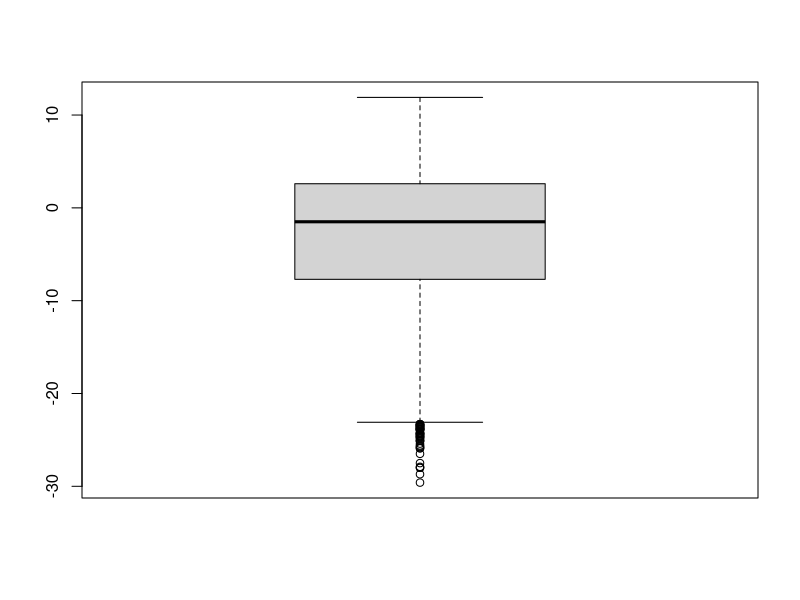
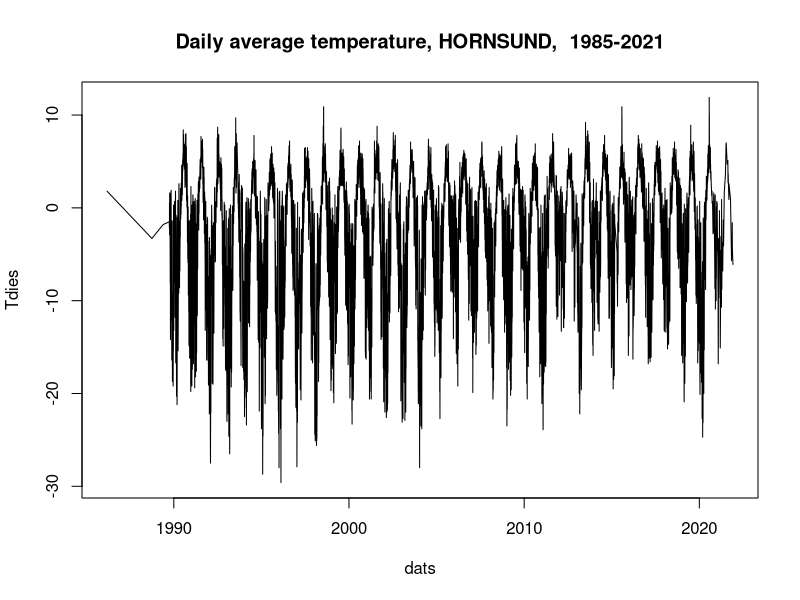
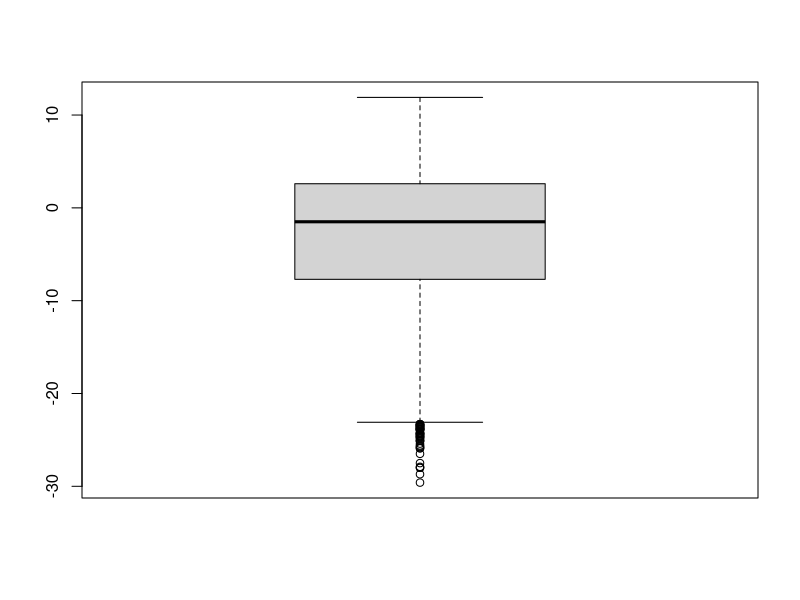
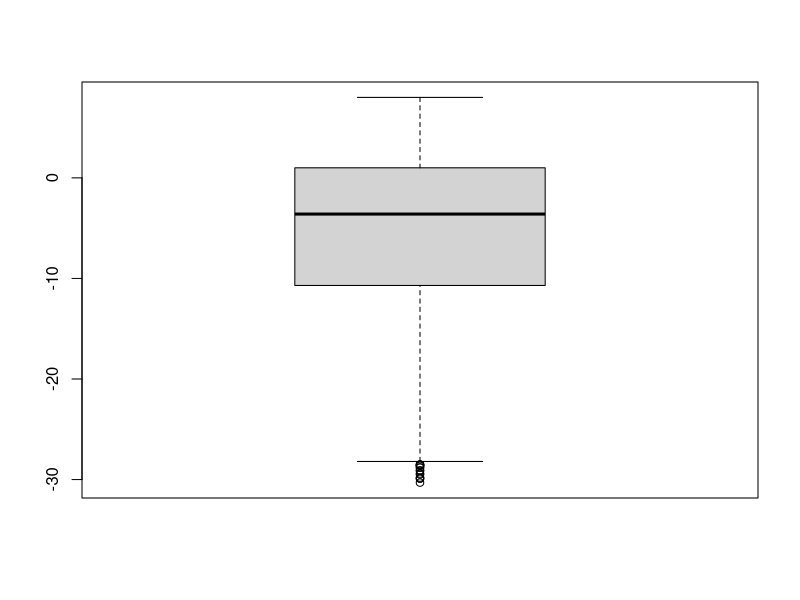
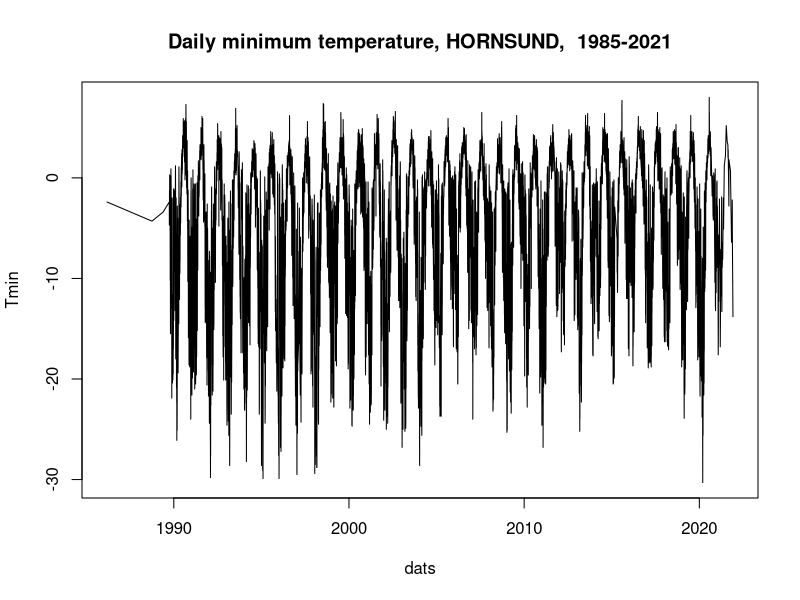
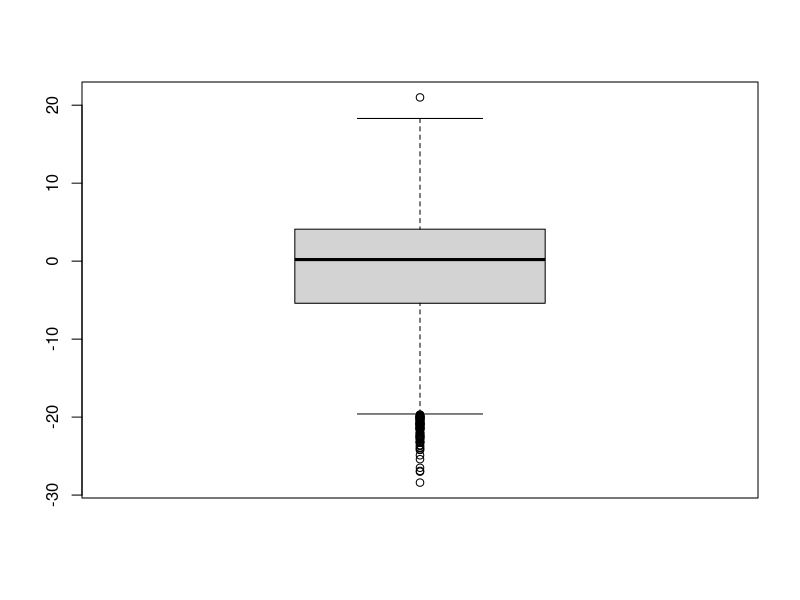
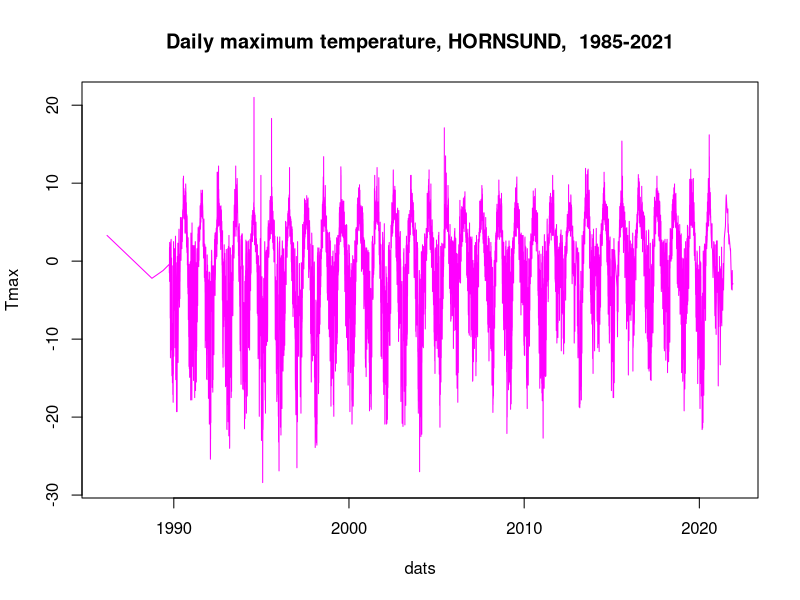
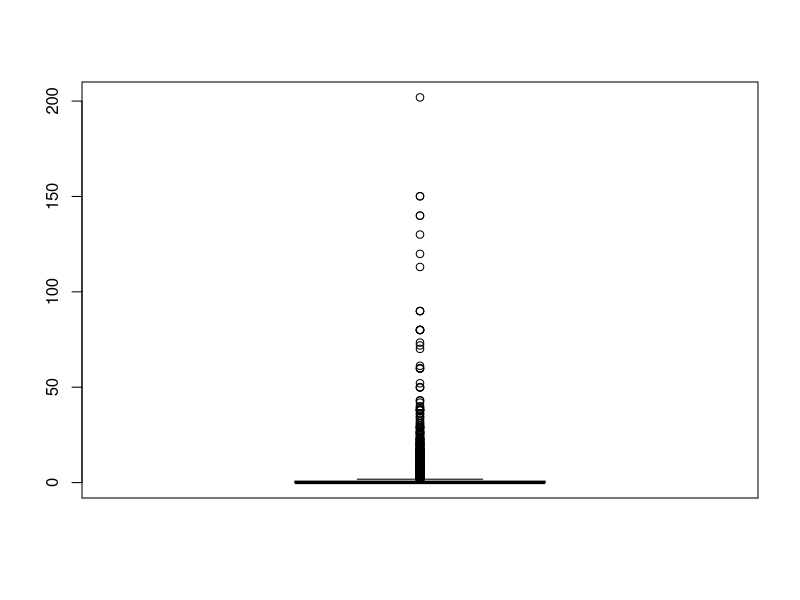

The R script that drew these images, in order:
## ---- chunk 1
# Setting Environments and Reading the data
setwd("C:/dir")
gsod<-read.table("010030-99999-1985-2021.txt",header=TRUE)
## ---- chunk 2
#Declaring Variables/Paramters
Tdies <- gsod$TT    # gsod$TT
Tmax  <- gsod$TMAX  # gsod$TX
Tmin  <- gsod$TMIN  # gsod$TN
Prec  <- gsod$PR    # gsod$PRCP
DAT<-gsod$DAT
dats<-as.Date(DAT)
yyyy<-as.numeric(substring(dats,1,4))
mm<-as.numeric(substring(dats,6,7))
dd<-as.numeric(substring(dats,9,10))
## ---- chunk 3
# Finding the start year and number of years in the data
ystart<-yyyy[1]
yend<-yyyy[length(yyyy)]
numyear<-yend-ystart+1

# Calculating basic statistics and ploting timeseries
summary(Tdies,na.rm=TRUE)
boxplot(Tdies)
plot(dats,Tdies,typ="l",main="Daily average temperature, HORNSUND,  1985-2021")
boxplot(Tdies)
summary(Tmin,na.rm=TRUE)
boxplot(Tmin)
plot(dats,Tmin,typ="l",main="Daily minimum temperature, HORNSUND,  1985-2021")
summary(Tmax,na.rm=TRUE)
boxplot(Tmax)
plot(dats,Tmax,typ="l",main="Daily maximum temperature, HORNSUND,  1985-2021", col="magenta")
summary(Prec,na.rm=TRUE)
boxplot(Prec)
plot(dats,Prec,typ="l",main="Daily precipitation sum, HORNSUND,  1985-2021", col="red")

# Displaying histogram and automatically fitted probability density function
hist(Tdies,breaks=20,main="Tdies",col="red")
plot(density(Tdies))
## ---- chunk 4
# summer and winter temperature distribution
# Summer: June,July, and August
TJJA<-0
for (im in 6:8) {
for (i in 1:length(yyyy)) {
if (mm[i]==im) TJJA<-c(TJJA,Tdies[i])
}}
TJJA<-TJJA[-1]
# mean
mean(TJJA,na.rm=TRUE)
# standard deviation
sd(TJJA,na.rm=TRUE)
#Display histgram for Summer
hist(TJJA,breaks=15,main="Temperature JJA",col="yellow")
# 4.2 December,January,February
## ---- chunk 5
# Winter: December, January, and February
TDJF<-0
for (im in c(1,2,12)) {
for (i in 1:length(yyyy)) {
if (mm[i]==im) TDJF<-c(TDJF,Tdies[i])
}}
TDJF<-TDJF[-1]
# mean
mean(TDJF,na.rm=TRUE)
# standard deviation
sd(TDJF,na.rm=TRUE)
#Display histgram for Winter
hist(TDJF,breaks=15,main="Temperature DJF",col="lightblue")
## ---- chunk 6
#Calculate statistcs of the precipitation series: mean, median, 25 i 75 quartile, min, max
# Display histogram and automatically fitted probability density function for precipitation
hist(Prec,breaks=50,main="Precipitation",col="red")
plot(density(Prec,na.rm=TRUE))

#summer and winter precipitation distribution
# June,July,August
PJJA<-0
for (im in 6:8) {
for (i in 1:length(yyyy)) {
if (mm[i]==im) PJJA<-c(PJJA,Prec[i])
}}
PJJA<-PJJA[-1]
PJJA<-PJJA[-1]
# mean
mean(PJJA,na.rm=TRUE)*30
# standard deviation
sd(PJJA,na.rm=TRUE)
# Display histgram for Summer
hist(PJJA,breaks=45,main="Precipitation JJA",col="magenta")
## ---- chunk 7
# December,January,February
PDJF<-0
for (im in c(1,2,12)) {
for (i in 1:length(yyyy)) {
if (mm[i]==im) PDJF<-c(PDJF,Prec[i])
}}
PDJF<-PDJF[-1]
# mean
mean(PDJF,na.rm=TRUE)*30
# standard deviation
sd(PDJF,na.rm=TRUE)
# Display histgram for Winter
hist(PDJF,breaks=45,main="Precipitation DJF",col="grey")
## ---- chunk 8
# Calculate monthly mean averages for the temperature (if number of available measurements > 15)
aver<-matrix(0,numyear+1,12+1)
for (yy in ystart:yend) {
iy<-yy-ystart+1.
for (im in 1:12) {
licz <- 0.
sum  <- 0.
for (i in 1:length(yyyy)) {
if (yyyy[i]==yy & mm[i]==im) {sum=sum+Tdies[i];licz=licz+1}
}
aver[iy,im]<-sum/licz
}
}
## ---- chunk 9
# Calculate annual averages + multi-annual monthly means
for (i in 1:numyear) aver[i,13]<-mean(aver[i,1:12])
for (i in 1:12) aver[numyear+1,i]<-mean(aver[1:numyear,i],na.rm=TRUE)
## ---- chunk 10
# Calculate multiannual mean 
allyear<-mean(Tdies,na.rm=TRUE)
## ---- chunk 11
# Calculate mean annual temperature anomalies  
yearav<-aver[1:numyear,13]
anomaly<-yearav-allyear
## ---- chunk 12
#Plot
time<-ystart:yend
plot(time,yearav,type="o",main="Mean annual temperature",col="red");abline(h=0.0,col="black",lwd=1)
plot(time,anomaly,type="o",main="Mean annual temperature anomalies",col="red");abline(h=0.0,col="black",lwd=1)
## ---- chunk 13
#Calculate monthly precipitation (sum) 
sumP<-matrix(0,numyear+1,12+1)
for (yy in ystart:yend) {
iy<-yy-ystart+1
for (im in 1:12) {
licz<-0
sum<-0
for (i in 1:length(yyyy)) {
if (yyyy[i]==yy & mm[i]==im) {sum=sum+Prec[i];licz=licz+1}
}
ifelse(licz==0,sumP[iy,im]<-NA,sumP[iy,im]<-sum)
}
}
## ---- chunk 14
#Calculate monthly and annual precipitation sum
for (i in 1:numyear) sumP[i,13]<-sum(sumP[i,1:12])
for (i in 1:12) sumP[numyear+1,i]<-mean(sumP[1:numyear,i],na.rm=TRUE)
#Calculate average multi-annual sum and anomalies 
allyearP<-mean(sumP[1:numyear,13],na.rm=TRUE)
yearsumP<-sumP[1:numyear,13]
anomalyP<-yearsumP-allyearP
## ---- chunk 15
#Plot
time<-ystart:yend
plot(time,yearsumP,type="h",main="Precipitation sum",col="lightblue",lwd=10);abline(h=0.0,col="black",lwd=1)
plot(time,anomalyP,type="h",main="Precipitation anomaly (annual sum)",col="lightblue",lwd=10);abline(h=0.0,col="black",lwd=1)
## ---- chunk 16
#Climate type
Tmonthly<-aver[numyear+1,1:12]
Pmonthly<-sumP[numyear+1,1:12]
x<-1:12
plot(x,Tmonthly,ylim=c(min(Tmonthly),max(Tmonthly)),axes=FALSE,main="Climatograph",col="black",type="n")
axis(1,at=1:12,lab=c("I","II","III","IV","V","VI","VII","VIII","IX","X","XI","XII"))
axis(2,at=floor(min(Tmonthly)):ceiling(max(Tmonthly)))
par(new=TRUE)
plot(x, Pmonthly,type="h",col="lightblue",ann=FALSE,xaxt="n",yaxt="n",xlab="",ylab="",lwd=20)
axis(4)
mtext("Precipitation",side=4)
par(new=TRUE)
plot(x,Tmonthly,ylim=c(min(Tmonthly),max(Tmonthly)),axes=FALSE,lwd=2,col="black",type="o")
## ---- chunk 17
#Calculate number of hor days (Tmax>10oC)
ldayTmax<-(1:numyear)*0
for (yy in ystart:yend) {
iy<-yy-ystart+1
sum<-0
licz<-0
for (i in 1:length(yyyy)) {
if(is.na(Tmax[i])==FALSE){
if (yyyy[i]==yy & Tmax[i]>=10) {licz=licz+1} #temp changed to 10
}
}
ifelse(licz==0,ldayTmax[iy]<-NA,ldayTmax[iy]<-licz) 
}
anomalylmax<-ldayTmax-mean(ldayTmax,na.rm=TRUE)
## ---- chunk 18
#Plot
time<-ystart:yend
plot(time,ldayTmax,type="o",main="Number of hot days ",col="red")
plot(time,anomalylmax,type="o",main="Number of hot days - anomaly",col="red");abline(h=0.0,col="black",lwd=1)
## ---- chunk 19
#Calculate number of cold days (Tmin<-10oC)
ldayTmin<-(1:numyear)*0
for (yy in ystart:yend) {
iy<-yy-ystart+1
sum<-0
licz<-0
for (i in 1:length(yyyy)) {
if(is.na(Tmin[i])==FALSE){
if (yyyy[i]==yy & Tmin[i]<=-10) {licz=licz+1}
}
}
ifelse(licz==0,ldayTmin[iy]<-NA,ldayTmin[iy]<-licz) 
}
anomalylmin<-ldayTmin-mean(ldayTmin,na.rm=TRUE)
## ---- chunk 20
#Plot
time<-ystart:yend
plot(time,ldayTmin,type="o",main="Number of cold days ",col="red")
plot(time,anomalylmin,type="o",main="Number of cold days - anomaly",col="red");abline(h=0.0,col="black",lwd=1)
## ---- chunk 21
#Number of days with precipitation and with prec. exceeding > 25 mm
ldayP<-(1:numyear)*0
ldayPhigh<-(1:numyear)*0
for (yy in ystart:yend) {
iy<-yy-ystart+1
liczP<-0
liczPhigh<-0
for (i in 1:length(yyyy)) {
if(is.na(Prec[i])==FALSE)
{
if (yyyy[i]==yy & Prec[i]>0) liczP=liczP+1
if (yyyy[i]==yy & Prec[i]>=25) liczPhigh=liczPhigh+1
}
}
ifelse(liczP==0,ldayP[iy]<-NA,ldayP[iy]<-liczP)
ifelse(liczPhigh==0,ldayPhigh[iy]<-NA,ldayPhigh[iy]<-liczPhigh)
}
anomalylP<-ldayP-mean(ldayP,na.rm=TRUE)
anomalyPhigh<-ldayPhigh-mean(ldayPhigh,na.rm=TRUE)
## ---- chunk 22
#Plots
time<-ystart:yend
plot(time,ldayP,type="o",main="Number of days with precipitation",col="green"); lines(time,ldayPhigh,type="o",main="Number of days with precipitation > 25 mm ",col="blue")
plot(time,anomalyP,type="o",main="Number of days with precipitation - anomaly",col="green");lines(time,anomalyPhigh,type="o",main="Number of days with precipitation > 25 mm - anomaly",col="blue");abline(h=0.0,col="black",lwd=1)
